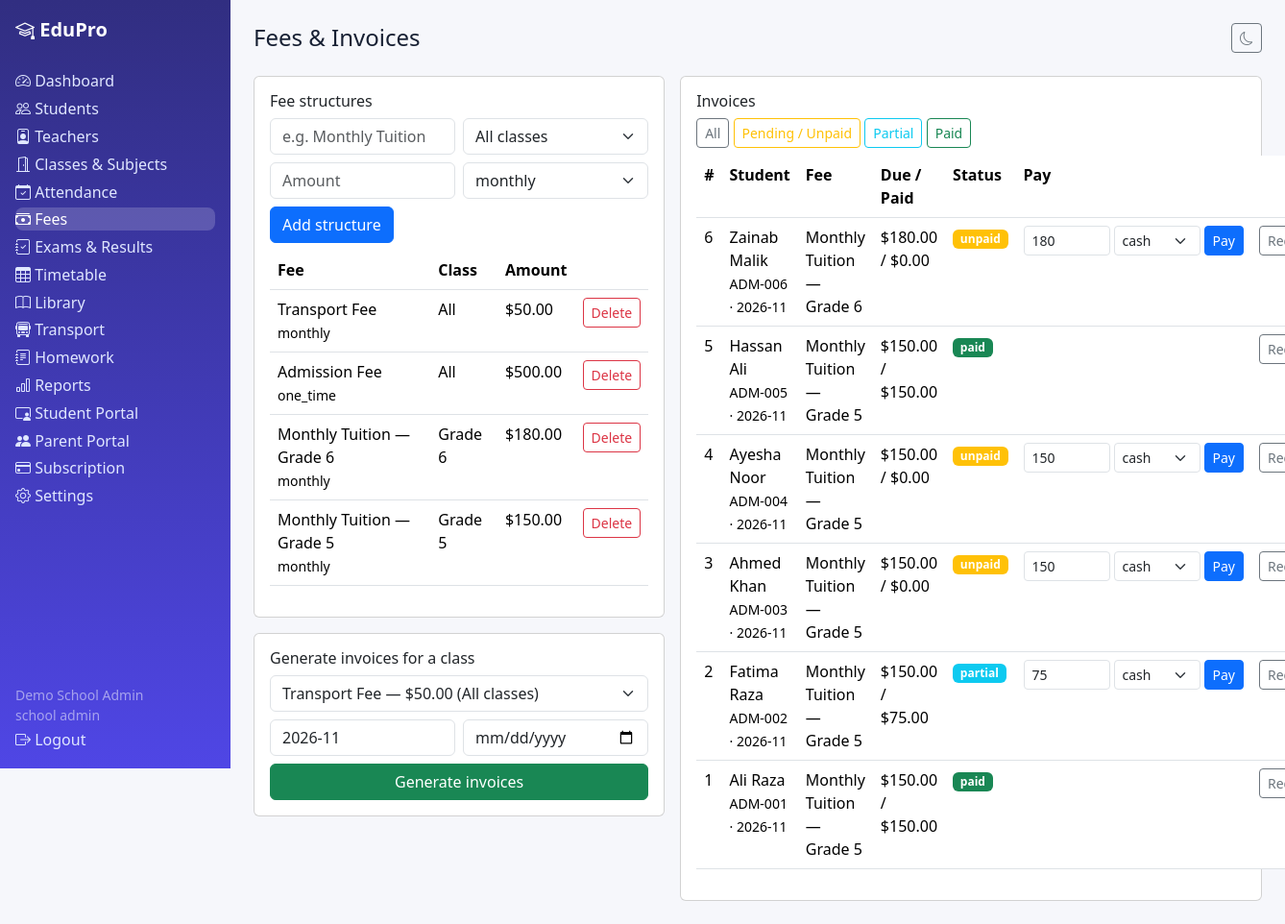
The app's page /fees.php (signed in) with its own data.
### tables this page shows
CREATE TABLE fee_structures (id INT UNSIGNED AUTO_INCREMENT PRIMARY KEY, tenant_id INT UNSIGNED NOT NULL, name VARCHAR(120) NOT NULL, class_id INT UNSIGNED NULL, amount DECIMAL(10,2) NOT NULL DEFAULT 0, frequency ENUM('monthly','term','annual','one_time') NOT NULL DEFAULT 'monthly', created_at DATETIME NOT NULL DEFAULT CURRENT_TIMESTAMP, FOREIGN KEY(tenant_id) REFERENCES tenants(id) ON DELETE CASCADE, FOREIGN KEY(class_id) REFERENCES classes(id) ON DELETE SET NULL);

CREATE TABLE classes (id INT UNSIGNED AUTO_INCREMENT PRIMARY KEY, tenant_id INT UNSIGNED NOT NULL, name VARCHAR(80) NOT NULL, numeric_name INT NOT NULL DEFAULT 0, class_teacher_id INT UNSIGNED NULL, created_at DATETIME NOT NULL DEFAULT CURRENT_TIMESTAMP, INDEX idx_class_tenant(tenant_id), FOREIGN KEY(tenant_id) REFERENCES tenants(id) ON DELETE CASCADE, FOREIGN KEY(class_teacher_id) REFERENCES teachers(id) ON DELETE SET NULL);

CREATE TABLE fee_invoices (id INT UNSIGNED AUTO_INCREMENT PRIMARY KEY, tenant_id INT UNSIGNED NOT NULL, student_id INT UNSIGNED NOT NULL, structure_id INT UNSIGNED NULL, period VARCHAR(20) NOT NULL DEFAULT '', amount_due DECIMAL(10,2) NOT NULL DEFAULT 0, amount_paid DECIMAL(10,2) NOT NULL DEFAULT 0, status ENUM('unpaid','partial','paid') NOT NULL DEFAULT 'unpaid', due_date DATE NULL, created_at DATETIME NOT NULL DEFAULT CURRENT_TIMESTAMP, INDEX idx_fi_tenant(tenant_id), INDEX idx_fi_student(student_id), FOREIGN KEY(tenant_id) REFERENCES tenants(id) ON DELETE CASCADE, FOREIGN KEY(student_id) REFERENCES students(id) ON DELETE CASCADE, FOREIGN KEY(structure_id) REFERENCES fee_structures(id) ON DELETE SET NULL);

CREATE TABLE students (id INT UNSIGNED AUTO_INCREMENT PRIMARY KEY, tenant_id INT UNSIGNED NOT NULL, user_id INT UNSIGNED NULL, admission_no VARCHAR(40) NOT NULL, first_name VARCHAR(80) NOT NULL, last_name VARCHAR(80) NOT NULL DEFAULT '', gender ENUM('male','female','other') NOT NULL DEFAULT 'male', date_of_birth DATE NULL, class_id INT UNSIGNED NULL, section_id INT UNSIGNED NULL, category VARCHAR(40) NOT NULL DEFAULT 'general', guardian_name VARCHAR(120) NULL, guardian_phone VARCHAR(40) NULL, guardian_email VARCHAR(190) NULL, address VARCHAR(255) NULL, status ENUM('active','transferred','graduated','suspended') NOT NULL DEFAULT 'active', created_at DATETIME NOT NULL DEFAULT CURRENT_TIMESTAMP, UNIQUE KEY uq_student_adm(tenant_id,admission_no), INDEX idx_stu_tenant(tenant_id), INDEX idx_stu_class(class_id), FOREIGN KEY(tenant_id) REFERENCES tenants(id) ON DELETE CASCADE, FOREIGN KEY(class_id) REFERENCES classes(id) ON DELETE SET NULL, FOREIGN KEY(section_id) REFERENCES sections(id) ON DELETE SET NULL);

### includes/functions.php (called while the page is built, shortened)
<?php
function e(?string $v): string { return htmlspecialchars($v ?? '', ENT_QUOTES, 'UTF-8'); }
function current_user(): ?array { return $_SESSION['user'] ?? null; }
function tenant_id(): ?int { $u = current_user(); return isset($u['tenant_id']) && $u['tenant_id'] !== null ? (int)$u['tenant_id'] : null; }
function money($n): string { return '$' . number_format((float)$n, 2); }

### includes/auth.php (called while the page is built, shortened)
<?php
require_once __DIR__ . '/functions.php';
function require_tenant(): int {
    $t = tenant_id();
    return $t;
}

### fees.php (the view, shortened to what this page needs)
<?php require_once __DIR__ . '/includes/auth.php'; $user=require_role(['school_admin','principal','accountant','teacher']); $pdo=db(); check_tenant_active($pdo); $tid=require_tenant(); $base=''; $active='fees'; $pageTitle='Fees & Invoices';
$classes=$pdo->query("SELECT * FROM classes WHERE tenant_id=$tid ORDER BY numeric_name")->fetchAll();
$structures=$pdo->query("SELECT fs.*,c.name class_name FROM fee_structures fs LEFT JOIN classes c ON c.id=fs.class_id WHERE fs.tenant_id=$tid ORDER BY fs.id DESC")->fetchAll();
$statusF=$_GET['status']??''; $where='fi.tenant_id=?'; $args=[$tid]; if($statusF){$where.=' AND fi.status=?';$args[]=$statusF;}
$s=$pdo->prepare("SELECT fi.*,s.first_name,s.last_name,s.admission_no,fs.name fee_name FROM fee_invoices fi JOIN students s ON s.id=fi.student_id LEFT JOIN fee_structures fs ON fs.id=fi.structure_id WHERE $where ORDER BY fi.id DESC LIMIT 100"); $s->execute($args); $invoices=$s->fetchAll();
include __DIR__ . '/includes/header.php'; ?>
<div class="row g-3"><div class="col-lg-5"><div class="card p-3"><h6>Fee structures</h6><form method="post" class="row g-2"><?= csrf_field() ?><input type="hidden" name="action" value="structure">
<div class="col-md-6"><input class="form-control" name="name" placeholder="e.g. Monthly Tuition" required></div>
<div class="col-md-6"><select class="form-select" name="class_id"><option value="">All classes</option><?php foreach($classes as $c): ?><option value="<?= $c['id'] ?>"><?= e($c['name']) ?></option><?php endforeach; ?></select></div>
<div class="col-md-6"><input class="form-control" type="number" step="any" name="amount" placeholder="Amount" required></div>
<div class="col-md-6"><select class="form-select" name="frequency"><option>monthly</option><option>term</option><option>annual</option><option>one_time</option></select></div>
<div class="col-md-12"><button class="btn btn-primary">Add structure</button></div></form>
<table class="table mt-2"><tr><th>Fee</th><th>Class</th><th>Amount</th><th></th></tr><?php foreach($structures as $fs): ?><tr><td><?= e($fs['name']) ?><br><small><?= e($fs['frequency']) ?></small></td><td><?= e($fs['class_name']??'All') ?></td><td><?= money($fs['amount']) ?></td><td><form method="post"><?= csrf_field() ?><input type="hidden" name="action" value="structure_delete"><input type="hidden" name="id" value="<?= $fs['id'] ?>"><button class="btn btn-sm btn-outline-danger">Delete</button></form></td></tr><?php endforeach; ?></table></div>
<div class="card p-3 mt-3"><h6>Generate invoices for a class</h6><form method="post" class="row g-2"><?= csrf_field() ?><input type="hidden" name="action" value="generate">
<div class="col-md-12"><select class="form-select" name="structure_id" required><?php foreach($structures as $fs): ?><option value="<?= $fs['id'] ?>"><?= e($fs['name']) ?> — <?= money($fs['amount']) ?> (<?= e($fs['class_name']??'All classes') ?>)</option><?php endforeach; ?></select></div>
<div class="col-md-6"><input class="form-control" name="period" value="<?= date('Y-m') ?>"></div><div class="col-md-6"><input class="form-control" type="date" name="due_date"></div>
<div class="col-md-12"><button class="btn btn-success w-100">Generate invoices</button></div></form></div></div>
<div class="col-lg-7"><div class="card p-3"><h6>Invoices <?php if($statusF): ?>(<?= e($statusF) ?>)<?php endif; ?></h6>
<div class="mb-2"><a class="btn btn-sm btn-outline-secondary" href="fees.php">All</a> <a class="btn btn-sm btn-outline-warning" href="?status=unpaid">Pending / Unpaid</a> <a class="btn btn-sm btn-outline-info" href="?status=partial">Partial</a> <a class="btn btn-sm btn-outline-success" href="?status=paid">Paid</a></div>
<table class="table"><tr><th>#</th><th>Student</th><th>Fee</th><th>Due / Paid</th><th>Status</th><th>Pay</th><th></th></tr>
<?php foreach($invoices as $inv): ?><tr><td><?= $inv['id'] ?></td><td><?= e($inv['first_name'].' '.$inv['last_name']) ?><br><small><?= e($inv['admission_no']) ?> · <?= e($inv['period']) ?></small></td><td><?= e($inv['fee_name']??'') ?></td><td><?= money($inv['amount_due']) ?> / <?= money($inv['amount_paid']) ?></td><td><span class="badge bg-<?= $inv['status']==='paid'?'success':($inv['status']==='partial'?'info':'warning') ?>"><?= e($inv['status']) ?></span></td>
<td><?php if($inv['status']!=='paid'): ?><form method="post" class="d-flex gap-1"><?= csrf_field() ?><input type="hidden" name="action" value="pay"><input type="hidden" name="invoice_id" value="<?= $inv['id'] ?>"><input class="form-control form-control-sm" type="number" step="any" name="amount" value="<?= $inv['amount_due']-$inv['amount_paid'] ?>" style="width:90px"><select class="form-select form-select-sm" name="method" style="width:90px"><option>cash</option><option>card</option><option>bank</option></select><button class="btn btn-sm btn-primary">Pay</button></form><?php endif; ?></td>
<td><a class="btn btn-sm btn-outline-secondary" href="?receipt=<?= $inv['id'] ?>">Receipt</a></td></tr><?php endforeach; ?></table></div></div></div>
<?php include __DIR__ . '/includes/footer.php'; ?>

### assets/css/style.css (style rules this page uses)
:root { --brand:#4f46e5;--bg:#f6f7fb;--card:#fff;--text:#172033 }
body { background:var(--bg);color:var(--text);font-family:system-ui,-apple-system,"Segoe UI",Roboto,sans-serif }

### records on screen
fee_structures: name "Transport Fee", frequency "monthly", class_name "All", amount "$50.00"
fee_structures: name "Admission Fee", frequency "one_time", class_name "All", amount "$500.00"
fee_structures: name "Monthly Tuition — Grade 6", frequency "monthly", class.name "Grade 6", amount "$180.00"
fee_structures: name "Monthly Tuition — Grade 5", frequency "monthly", class.name "Grade 5", amount "$150.00"
fee_invoices: id "6", student.last_name "Zainab Malik", student.admission_no "ADM-006", period "2026-11", structure.name "Monthly Tuition — Grade 6", amount_due "$180.00", amount_paid "$0.00", status "unpaid", amount "180"
fee_invoices: id "5", student.last_name "Hassan Ali", student.admission_no "ADM-005", period "2026-11", structure.name "Monthly Tuition — Grade 5", amount_due "$150.00", amount_paid "$150.00", status "paid"
fee_invoices: id "4", student.last_name "Ayesha Noor", student.admission_no "ADM-004", period "2026-11", structure.name "Monthly Tuition — Grade 5", amount_due "$150.00", amount_paid "$0.00", status "unpaid", amount "150"
fee_invoices: id "3", student.last_name "Ahmed Khan", student.admission_no "ADM-003", period "2026-11", structure.name "Monthly Tuition — Grade 5", amount_due "$150.00", amount_paid "$0.00", status "unpaid", amount "150"
fee_invoices: id "2", student.last_name "Fatima Raza", student.admission_no "ADM-002", period "2026-11", structure.name "Monthly Tuition — Grade 5", amount_due "$150.00", amount_paid "$75.00", status "partial", amount "75"
fee_invoices: id "1", student.last_name "Ali Raza", student.admission_no "ADM-001", period "2026-11", structure.name "Monthly Tuition — Grade 5", amount_due "$150.00", amount_paid "$150.00", status "paid"

### other values on screen
$l "Dashboard"
$l "Students"
$l "Teachers"
$l "Classes & Subjects"
$l "Attendance"
$l "Fees"
$l "Exams & Results"
$l "Timetable"
$l "Library"
$l "Transport"
$l "Homework"
$l "Reports"
$l "Student Portal"
$l "Parent Portal"
$l "Subscription"
